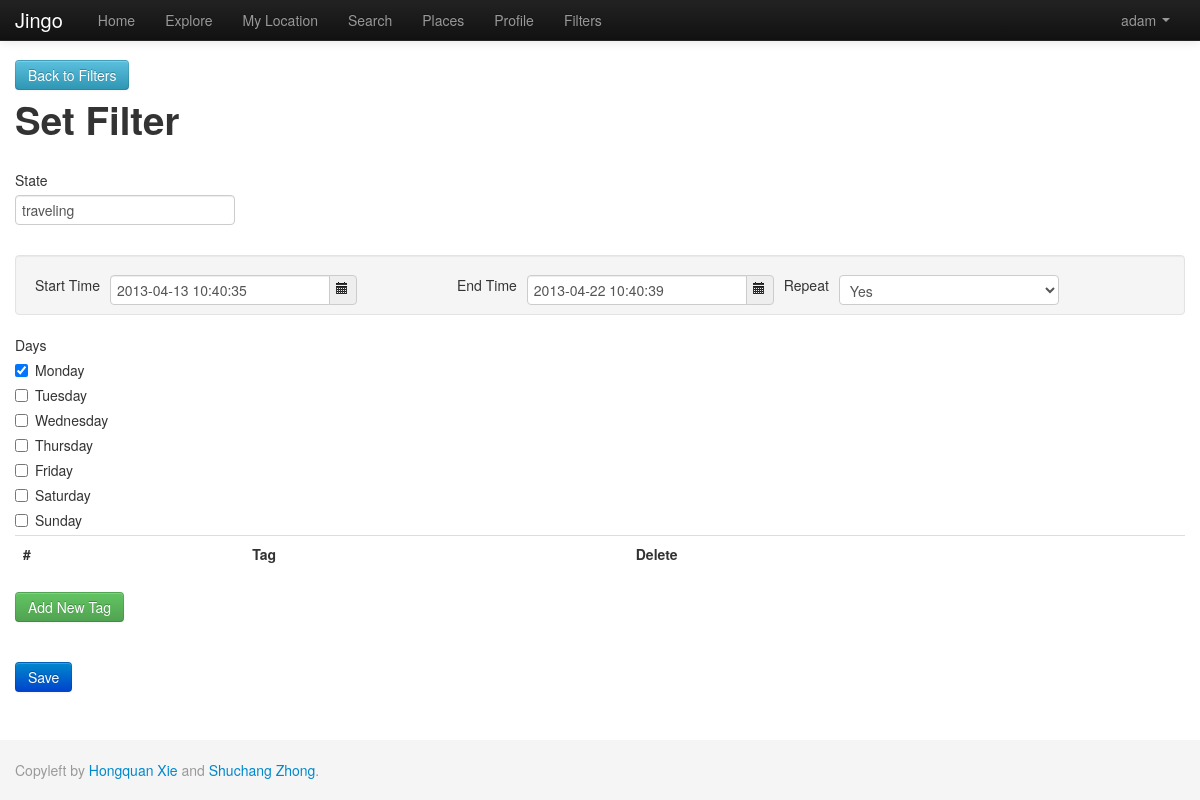
Before: /index.php/filter?fid=1 (signed in) with the older database file.
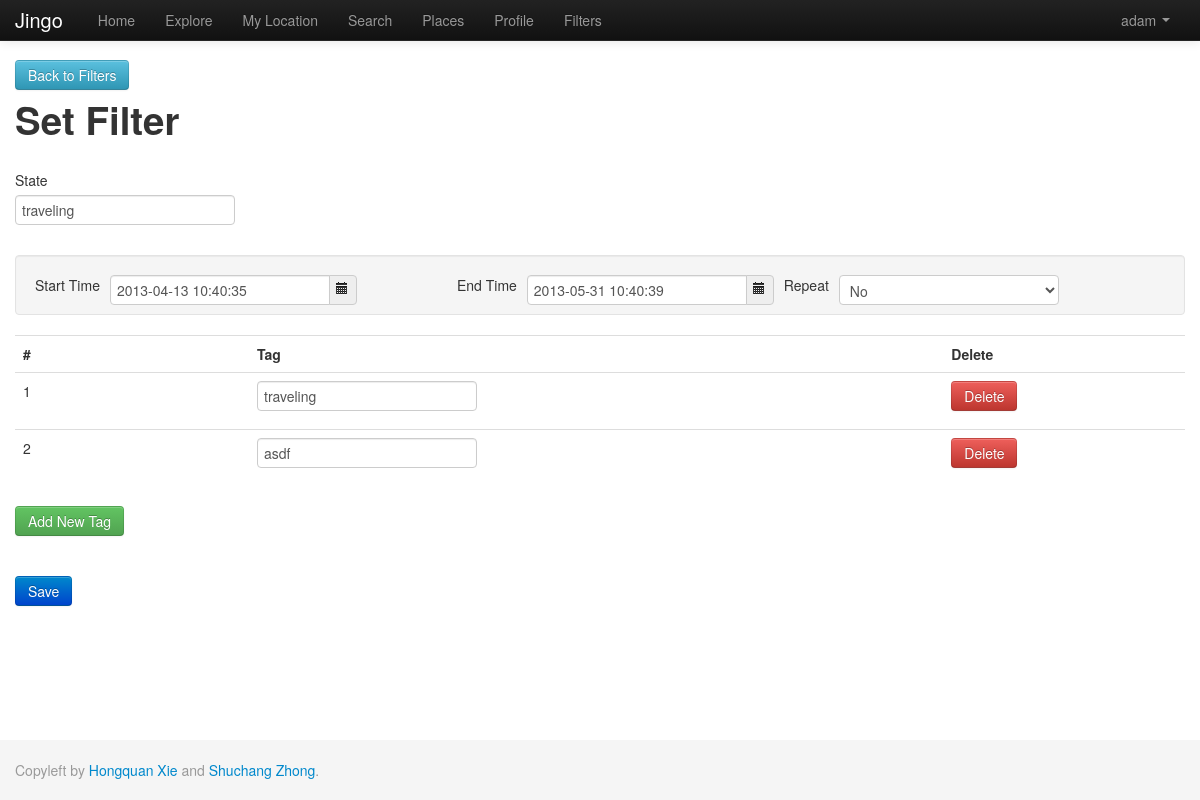
After: the same page with the newer database file.
### tables this page shows
CREATE TABLE IF NOT EXISTS `filter` (
  `fid` int(11) NOT NULL AUTO_INCREMENT,
  `uid` int(11) NOT NULL,
  `state` varchar(64) NOT NULL,
  `tags` varchar(64) NOT NULL,
  `s_from` datetime DEFAULT '0000-00-00 00:00:00',
  `s_to` datetime DEFAULT '0000-00-00 00:00:00',
  `repeat_flag` tinyint(1) DEFAULT '0',
  `sunday` tinyint(1) DEFAULT '0',
  `monday` tinyint(1) DEFAULT '0',
  `tuesday` tinyint(1) DEFAULT '0',
  `wednesday` tinyint(1) DEFAULT '0',
  `thursday` tinyint(1) DEFAULT '0',
  `friday` tinyint(1) DEFAULT '0',
  `saturday` tinyint(1) DEFAULT '0',
  `dt_inserted` datetime NOT NULL,
  `dt_edited` timestamp NOT NULL DEFAULT CURRENT_TIMESTAMP,
  `active` tinyint(1) NOT NULL DEFAULT '1',
  PRIMARY KEY (`fid`)
);

### application/controllers/home.php (called while the page is built, shortened)
<?php
class Home extends CI_Controller{
    public function __construct(){
        $this->load->helper('view_helper');
        $this->load->view('header');
    }
  public function filter(){
        $filter_id = $this->input->get('fid');
        $filter = array();
        $tags = '{}';
        if($filter_id){
            $this->load->model('Filter');
            $this->Filter->fid = $filter_id;
            $filter = current($this->Filter->get());
            $tags = $filter['tags'];
        }
        $data['tags'] = json_decode($tags, true);
        $data['filter'] = $filter;
		$this->load->view('filter',$data);
        $this->load->view('footer');
    }
}
?>

### index.php (called while the page is built, shortened)
<?php
require_once BASEPATH.'core/CodeIgniter.php';

### application/models/filter.php (called while the page is built, shortened)
<?php
class Filter extends CI_Model {
    function get($params=null){
		$this->db->select('*');
		$this->db->from('filter');
		$where = ' 1=1 ';
		if(isset($this->fid)){
			$where .= ' AND filter.fid = '.$this->fid;
		}
		if($params){
			$params['filter.active']=1;
			$this->db->where($params);
		}else
			$this->db->where($where, null, false);
		$query = $this->db->get();
        return $query->result_array();
    }
}

### application/views/filter.php (the view, shortened to what this page needs)
<a class="btn btn-info" href="/trunk/index.php/filters">Back to Filters</a>
<h1>Set Filter</h1>
<form id="filter" action="/trunk/index.php/home/save_filter" method="post">
<div>
<br>
	<fieldset>
		<div>
			<label>State</label>
			<input type="text" name="state" value="<?php  if($filter) echo $filter['state'];?>" />
		</div>
	</fieldset>
<br>
	<fieldset>
		<div class="well">
			<label class="control-label" for="starttime" style="float: left;   margin-right: 10px;">Start Time</label>
			<div id="datetimepicker1" class="input-append date" style="float: left;    margin-right: 100px;">
				<input data-format="yyyy-MM-dd hh:mm:ss" name="s_from" type="text" id="s_from" value="<?php  if($filter)  echo $filter['s_from'];?>"></input>
				<span class="add-on">
					<i data-time-icon="icon-time" data-date-icon="icon-calendar"></i>
				</span>
			</div>
			<label class="control-label" for="endtime" style="float: left;   margin-right: 10px;">End Time</label>
			<div id="datetimepicker2" class="input-append date" style="float:left; margin-right:10px">
				<input data-format="yyyy-MM-dd hh:mm:ss" name="s_to" type="text" id="s_to" value="<?php  if($filter)  echo $filter['s_to'];?>" >
				<span class="add-on">
					<i data-time-icon="icon-time" data-date-icon="icon-calendar"></i>
				</span>
			</div>
		<div class="control-group" style="float:left; width:25%">
			<label class="control-label" for="inputRepeat" style="float:left;margin-right:10px">Repeat</label>
			<div class="controls" style="float:left;">
				<select id="repeat_flag" name="repeat_flag" onchange="show_week_days()" style="">
					<option <?php if($filter && $filter['repeat_flag']=='1'){echo "selected";}?> value="1" onclick="">Yes</option>
					<option <?php if(!$filter || $filter['repeat_flag']=='0'){echo "selected";}?> value="0" onclick="">No</option>
				</select>
			</div>
		</div>
		</div>
			<div id="week_days" class="<?php if(!$filter || $filter['repeat_flag']=='0') {echo 'none';}?> " style="float:left; width:25%">
					<label class="control-label" for="">Days</label>
					<label class="checkbox">
						<input type="checkbox" value="1" name="monday" <?php if($filter&&$filter['monday']) echo 'checked="checked"'; ?> >Monday
					</label>
					<label class="checkbox">
						<input type="checkbox" value="1" name="tuesday" <?php if($filter&&$filter['tuesday']) echo 'checked="checked"'; ?>>Tuesday
					</label>
					<label class="checkbox">
						<input type="checkbox" value="1" name="wednesday" <?php if($filter&&$filter['wednesday']) echo 'checked="checked"'; ?>>Wednesday
					</label>
					<label class="checkbox">
						<input type="checkbox" value="1" name="thursday" <?php if($filter&&$filter['thursday']) echo 'checked="checked"'; ?>>Thursday
					</label>
					<label class="checkbox">
						<input type="checkbox" value="1" name="friday" <?php if($filter&&$filter['friday']) echo 'checked="checked"'; ?>>Friday
					</label>
					<label class="checkbox">
						<input type="checkbox" value="1" name="saturday" <?php if($filter&&$filter['saturday']) echo 'checked="checked"'; ?>>Saturday
					</label>
					<label class="checkbox">
						<input type="checkbox" value="1" name="sunday" <?php if($filter&&$filter['sunday']) echo 'checked="checked"'; ?>>Sunday
					</label>
				</div>
	</fieldset>
	<filedset>
		<table class="table">
			<tbody>
			<th>#</th>
			<th>Tag</th>
			<th>Delete</th>
			<?php if($tags){foreach($tags as $k=>$tag){?>
				<tr>
					<td class="row_count" style="width:20%"><?php echo $k+1;?></td>
					<td><input class="tag" type="text" name="tags[]" value="<?php echo $tag;?>" ></td>
					<td><div class="btn btn-danger" onclick="deleteTag(this)">Delete</div></td>
				</tr>
			<?php }}?>
			</tbody>
		</table>
	<div class="btn btn-success" onclick="addNewTag()">Add New Tag</div>
	<br></br><br>
	<div style="float:none; width:25%">
		<button type="submit" class="btn btn-primary">Save</button>
	</div>
</div>
</form>

### application/views/header.php (shortened to what this page needs)
<!DOCTYPE html>
<html>
  <head>
  <?php
  echo "<link href=".BASE_URI."assets/css/bootstrap.css rel='stylesheet' media='screen'>";
  echo "<link href=".BASE_URI."assets/css/bootstrap-responsive.css rel='stylesheet' media='screen'>";
  echo "<link href=".BASE_URI."assets/css/bootstrap-datetimepicker.min.css rel='stylesheet' media='screen'>";
  echo "<link href=".BASE_URI."assets/css/jquery-ui-1.10.3.custom.min.css rel='stylesheet' media='screen'>";
 ?>
  </head>
  <body>
  <div id="wrap">
  <div class="navbar navbar-inverse navbar-fixed-top">
        <div class="navbar-inner">
          <div class="container">
            <a class="brand" href="">Jingo</a>
            <div class="nav-collapse collapse">
              <ul class="nav">
                <li><a href="/trunk/index.php/home">Home</a></li>
              	<li><a href="/trunk/index.php/explore">Explore</a></li>
                <li><a href="/trunk/index.php/fakeloc">My Location</a></li>
            	<li><a href="/trunk/index.php/search">Search</a></li>
                <li><a href="/trunk/index.php/places">Places</a></li>
                <?php if($_SESSION){ ?>
                <li><a href="/trunk/index.php/user?uid=
					<?php
					echo  $_SESSION['user']['uid'];
					?>
					">Profile</a></li>
                <li><a href="/trunk/index.php/filters">Filters</a></li>
                <?php } ?>
              </ul>
        <ul class="nav pull-right">
          <?php if (!$_SESSION) { ?>
          <li><a href="/trunk/index.php/login" class ="pull-right"> Sign In </a><li>
          <li><a href="/trunk/index.php/signup" class ="pull-right">JOIN US!</a><li>
          <?php } else { ?>
            <li class="dropdown">
          <a href="" class="dropdown-toggle" data-toggle="dropdown">
                  <?php echo $_SESSION['user']['uname'];?>
                  <b class="caret"></b>
             </a>
          </li>
            <?php } ?>
        </ul>
            </div>
          </div>
        </div>
      </div>
  <div class="container">

### application/views/footer.php
	</div>
	<div id="push"></div>
	    </div>
	<div id="footer">
	      <div class="container">
	        <p class="muted credit">Copyleft by <a href="#">Hongquan Xie</a> and <a href="#">Shuchang Zhong</a>.</p>
	      </div>
	    </div>
  </body>
</html>

Changed rows visible on the page:
changed filter "traveling": s_to "2013-04-22 10:40:39" → "2013-05-31 10:40:39"; repeat_flag "Yes" → "No"; monday "☑" → (not shown); tuesday "☐" → (not shown); wednesday "☐" → (not shown); thursday "☐" → (not shown); friday "☐" → (not shown); saturday "☐" → (not shown); sunday "☐" → (not shown)
Other visible differences:
new list line: "1 traveling Delete"
new list line: "2 asdf Delete"
text no longer shown: "Days Monday Tuesday Wednesday Thursday Friday Saturday Sunday"
